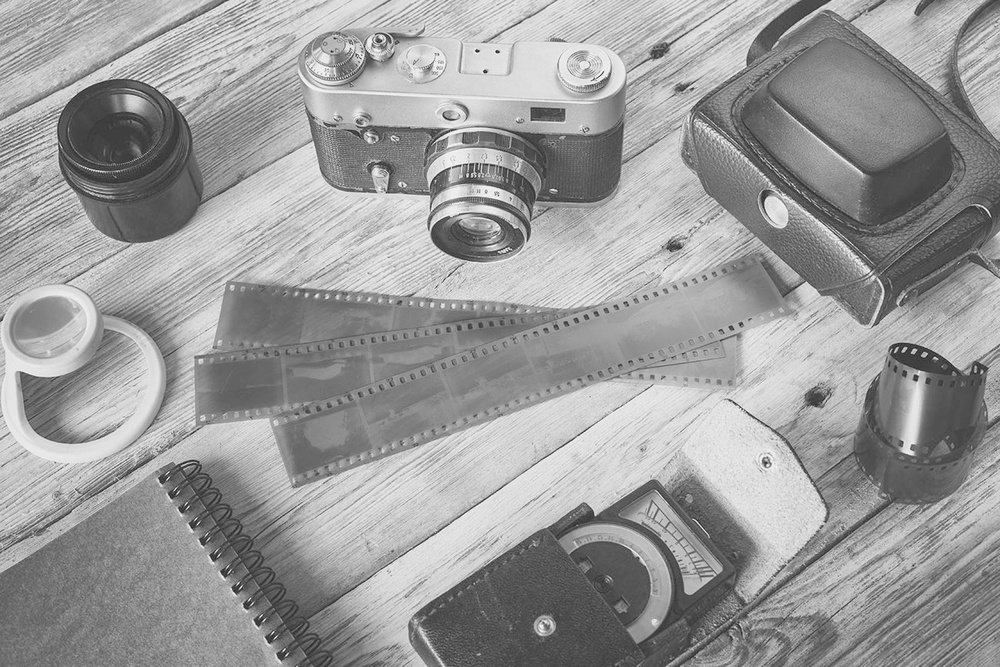
#> input picture vizeodev/gamma.jpg, 1000 x 667 px, shrunk from 1300 x 867 before the run
$ jupyter execute saltandpepper7.ipynb
#> lines starting #> are read from the running program, lines starting #| are printed output that depends on the picture; after the words box and inside, x2 and y2 are one past the last pixel; in counts of white or black regions, pixels touching at a corner belong together
[cell 1]
import random
import cv2
import matplotlib.pyplot as plt
import numpy as np

img = cv2.imread('gamma.jpg', cv2.IMREAD_GRAYSCALE)
#> img is the input picture: shape (667, 1000); min 20, max 255, mean 154.7
histogram, bin_edges = np.histogram(img, bins=256, range=(0, 1))
#> histogram = 256 values from 0 to 0; bin_edges = 257 values from 0 to 1
def add_noise(img):
    row, col = img.shape
#> row = 667; col = 1000
    number_of_pixels = random.randint(300, 10000)
    for i in range(number_of_pixels):
        y_coord = random.randint(0, row - 1)
        x_coord = random.randint(0, col - 1)
        img[y_coord][x_coord] = 255
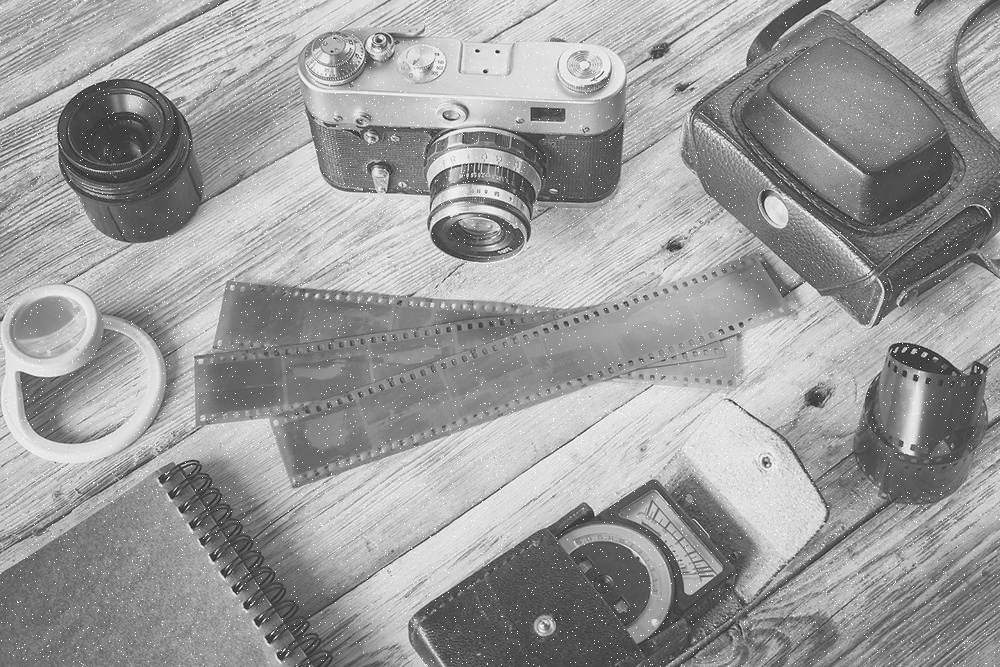
#> img: shape (667, 1000); 0.99% of pixels changed, all inside (x1, y1, x2, y2) = (0, 0, 1000, 667)
    number_of_pixels = random.randint(300, 10000)
    for i in range(number_of_pixels):
        y_coord = random.randint(0, row - 1)
        x_coord = random.randint(0, col - 1)
        img[y_coord][x_coord] = 0
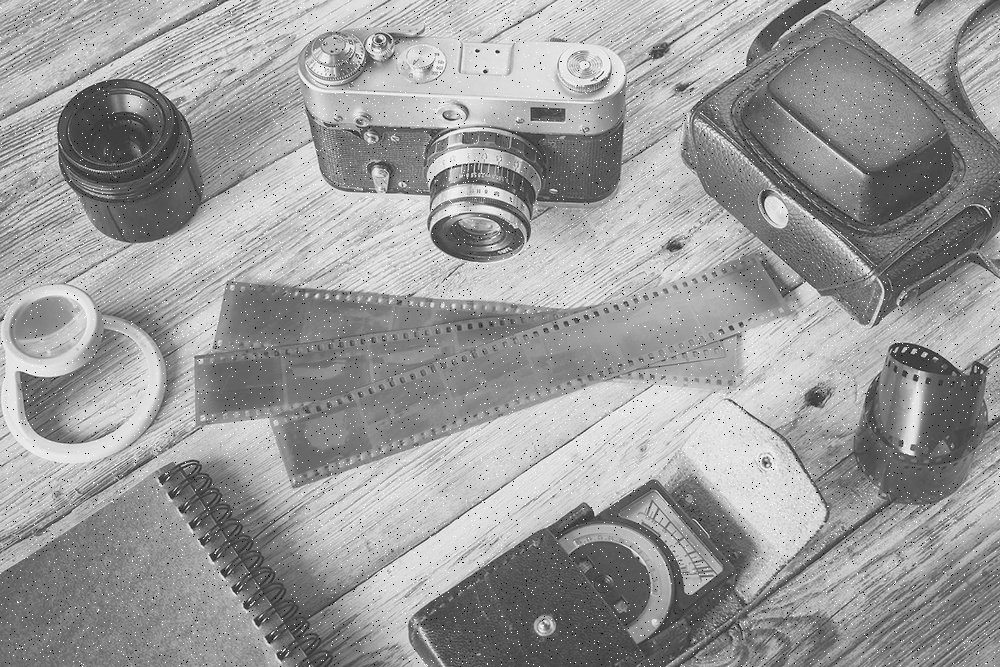
#> img: shape (667, 1000); 0.64% of pixels changed, all inside (x1, y1, x2, y2) = (0, 0, 1000, 667)
    return img
plt.figure(figsize=(8, 8))
plt.subplot(2, 2, 1), plt.plot(bin_edges[0:-1], histogram)
plt.subplot(2, 2, 2), plt.imshow(img, cmap='gray')
plt.title("Without Noise")

img1 = add_noise(img)
histogram1, bin_edges1 = np.histogram(img1, bins=256, range=(0, 1))
#> histogram1 = 256 values, max 4248 at index 0, min 0 at index 1, mean 16.59; bin_edges1 = 257 values from 0 to 1

plt.subplot(2, 2, 3), plt.plot(bin_edges1[0:-1], histogram1)
plt.subplot(2, 2, 4), plt.imshow(img1, cmap='gray')
plt.title("With Noise")
plt.show()
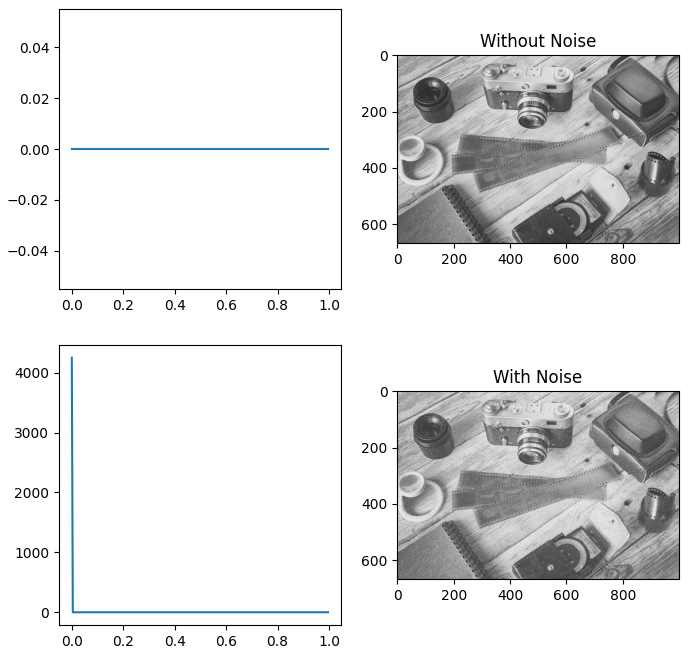
#> figure drawn by matplotlib, 4 panels; panel 3: curve peaks at x = 0, y = 4248
